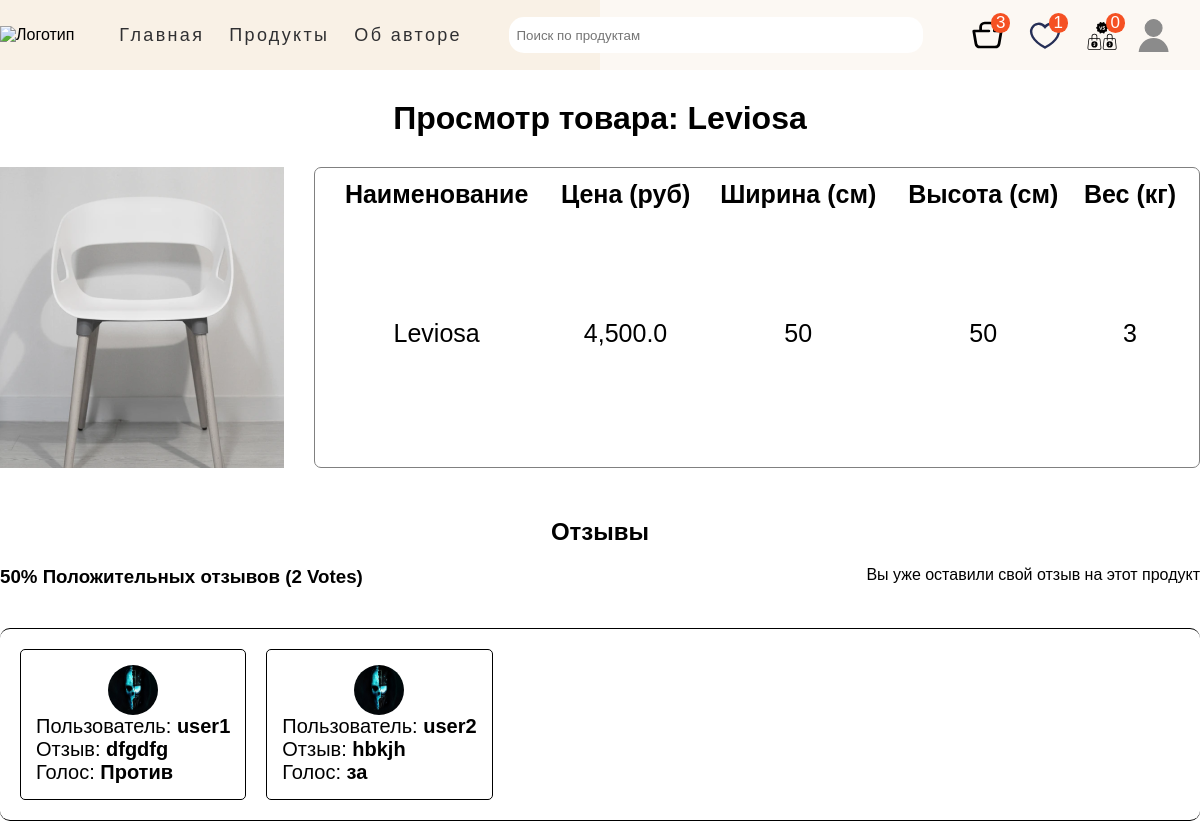
Page /products/product/9/leviosa (signed in) on the earlier database version.
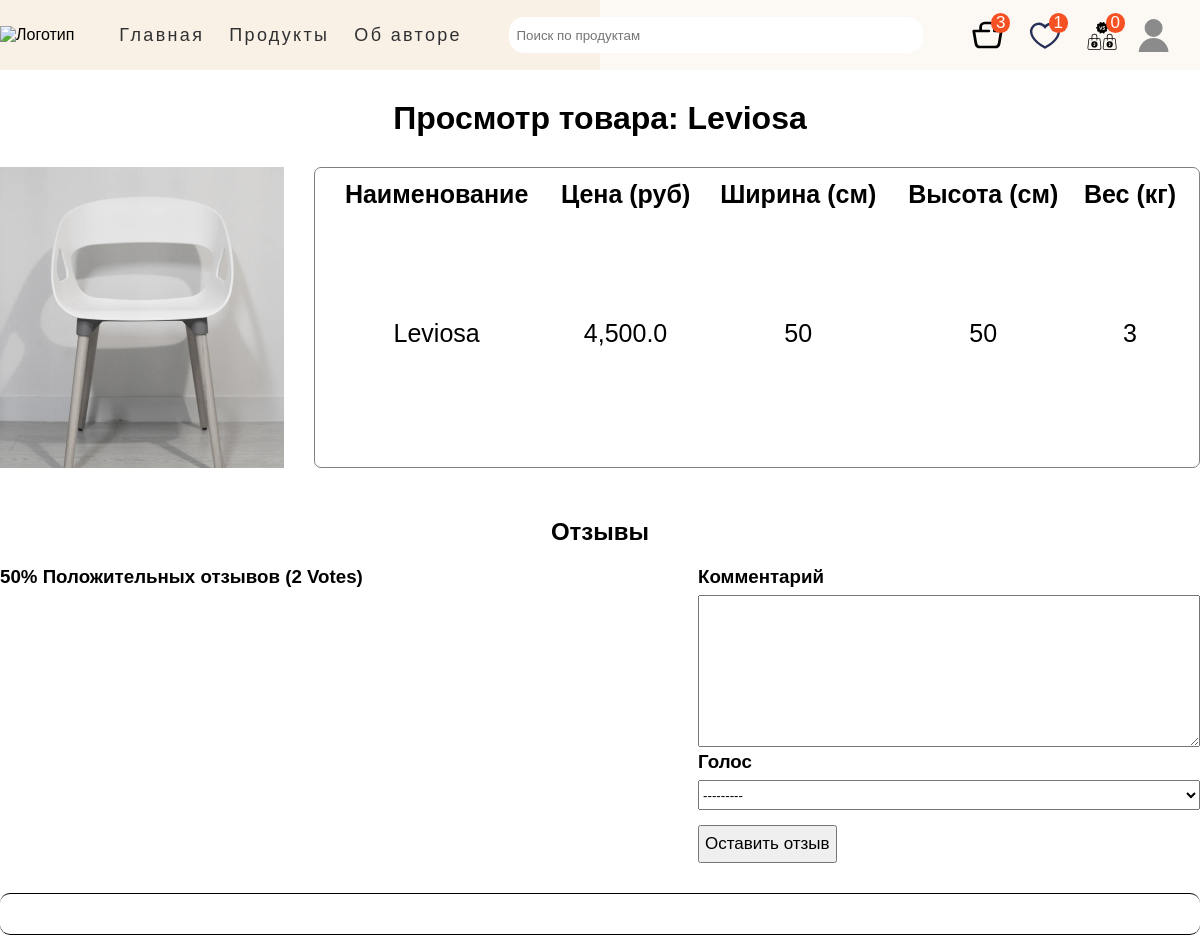
Same page on the later database version.
### main_page/models.py (models this page shows, shortened)
class Menu(models.Model):
    title = models.CharField(max_length=50)
    url = models.CharField(max_length=100)
    class Meta:
        verbose_name = 'Меню'
        verbose_name_plural = 'Меню'

class Review(models.Model):
    VOTE_TYPE = (
        ('За', 'Голос за'),
        ('Против', 'Голос против')
    )
    owner = models.ForeignKey(Profile, on_delete=models.CASCADE, verbose_name='Автор')
    product = models.ForeignKey(Product, on_delete=models.CASCADE, verbose_name='Отзыв на')
    body = models.TextField(null=True, blank=True, verbose_name='Комментарий')
    value = models.CharField(max_length=200, choices=VOTE_TYPE, verbose_name='Голос', null=True)
    created = models.DateTimeField(auto_now_add=True, verbose_name='Создан')
    class Meta:
        unique_together = [['owner', 'product'], ]
        verbose_name = 'Отзыв'
        verbose_name_plural = 'Отзывы'

### users/models.py (models this page shows)
class Profile(models.Model):
    user = models.OneToOneField(User, on_delete=models.CASCADE, blank=True, null=True)
    name = models.CharField(max_length=100, blank=True, null=True)
    username = models.CharField(max_length=100, blank=True, null=True)
    email = models.EmailField(max_length=100, blank=True, null=True)
    img = models.ImageField(upload_to='profiles/', blank=True, null=True, default='profile/user-default.png')
    created = models.DateTimeField(auto_now_add=True)
    def __str__(self):
        return f'{self.user}'

### main_page/views.py (the view, shortened to what this page needs)
# urls.py: path('product/<int:prod_id>/<slug:slug>', views.product_detail, name='product_detail'),
@login_required
def product_detail(request, prod_id, slug):
    menu = Menu.objects.all()
    product = Product.objects.get(id=prod_id, slug=slug)
    cart_prods_counter = request.user.shoppingcart_set.all()
    favourite_prods_counter = request.user.favourite_set.all()
    compare_prods_counter = request.user.compare_set.all()
    if request.user.is_staff or request.user.is_superuser:
        if request.method == 'GET':
            form_prod = ProductForm(instance=product)
            context = {
                'menu': menu,
                'product': product,
                'form_prod': form_prod,
                'cart_prods_counter': cart_prods_counter,
                'favourite_prods_counter': favourite_prods_counter,
                'compare_prods_counter': compare_prods_counter
            }
            return render(request, 'main_page/edit_prod.html', context)
        else:
            try:
                form_prod = ProductForm(request.POST, instance=product)
                form_prod.save()
                return redirect('main_page:index')
            except ValueError:
                context = {
                    'product': product,
                    'menu': menu,
                    'cart_prods_counter': cart_prods_counter,
                    'favourite_prods_counter': favourite_prods_counter,
                    'compare_prods_counter': compare_prods_counter
                }
                return render(request, 'main_page/edit_prod.html', context)
    else:
        if request.method == 'GET':
            form_review = ReviewForm(request.GET)
            user_reviews = product.review_set.all()
            user_prof_data = request.user.profile
            context = {
                'product': product,
                'form_review': form_review,
                'menu': menu,
                'user_reviews': user_reviews,
                'user_prof_data': user_prof_data,
                'cart_prods_counter': cart_prods_counter,
                'favourite_prods_counter': favourite_prods_counter,
                'compare_prods_counter': compare_prods_counter
            }
            return render(request, 'main_page/view_prod.html', context)

### main_page/forms.py
class ReviewForm(ModelForm):
    class Meta:
        model = Review
        fields = ['body', 'value']
    def __init__(self, *args, **kwargs):
        super().__init__(*args, **kwargs)
        for field in self.fields.values():
            field.widget.attrs.update({'class': 'input'})

### main_page/models.py (called while the page is built)
    def reviewers(self):
        queryset = self.review_set.all().values_list('owner_id', flat=True)
        return queryset

### templates/main_page/view_prod.html (shortened to what this page needs)
{% extends 'main_page/base.html' %}
{% load static %}
{% block css %}
    <link rel="stylesheet" href="{% static 'css/view_prod.css' %}">
{% endblock %}
{% block content %}
    <h1>Просмотр товара: <b>{{ product.name }}</b></h1>
    <section class="content">
        <div class="view-product">
            <img src="{{ product.img.url }}" alt="">
            <table class="specific-product-table">
                <thead>
                <tr class="row-titles">
                    <th class="product-name">Наименование</th>
                    <th class="product-price">Цена (руб)</th>
                    <th class="product-width">Ширина (см)</th>
                    <th class="product-height">Высота (см)</th>
                    <th class="product-weight">Вес (кг)</th>
                </tr>
                </thead>
                <tbody>
                <tr>
                    <td><p>{{ product.name }}</p></td>
                    <td><p>{{ product.price }}</p></td>
                    <td><p>{{ product.width }}</p></td>
                    <td><p>{{ product.height }}</p></td>
                    <td><p>{{ product.weight }}</p></td>
                </tr>
                </tbody>
            </table>
        </div>
    </section>
    <section class="feedback-content">
        <h2 class="container">Отзывы</h2>
        <div class="feedback_info container">
            <h3 class="feedback-rating">
                {{ product.vote_ratio }}% Положительных отзывов
                ({{ product.vote_total }} Vote{{ product.vote_total | pluralize:'s' }})
            </h3>
            <div class="create-feedback">
                {% if request.user.profile.id in product.reviewers %}
                    <p>Вы уже оставили свой отзыв на этот продукт</p>
                {% elif request.user.is_authenticated %}
                    <form class="form" action="{% url 'main_page:product_detail' product.id product.slug %}" method="POST">
                        {% for field in form_review %}
                            <div class="form_field">
                                <h3>{{ field.label }}</h3>
                                <p>{{ field }}</p>
                            </div>
                        {% endfor %}
                        <div class="leave-button">
                            <button class="leave-review-btn" type="submit">Оставить отзыв</button>
                        </div>
                    </form>
                {% else %}
                    <a href="{% url 'login' %}"></a>
                {% endif %}
            </div>
        </div>
        <div class="feedback-wrapper container">
            <div class="feedbacks-tape">
                {% for review in user_reviews %}
                    {% if review.body %}
                        <div class="feedback__item">
                            <div class="avatar-block">
                                <img src="{{ user_prof_data.img.url }}" height="50" width="50" alt="Фото профиля">
                            </div>
                            <div class="feedback-description">
                                <p>Пользователь: <b>{{ review.owner }}</b></p>
                                <p>Отзыв: <b>{{ review.body | linebreaksbr }}</b></p>
                                <p>Голос: <b>{{ review.value }}</b></p>
                            </div>
                        </div>
                    {% endif %}
                {% endfor %}
            </div>
        </div>
    </section>
{% endblock %}

### templates/main_page/base.html (shortened to what this page needs)
<!DOCTYPE html>
{% load static %}
<html lang="en">
<head>
    <link rel="stylesheet" href="{% static 'css/base.css' %}">
    <link rel="stylesheet" href="{% static 'fonts/Gilroy-Medium.woff' %}">
    {% block css %} {% endblock %}
</head>
<body>
    <header class="page-header">
        <div class="page-header__wrapper container">
            <nav class="site-nav page-header__site-nav">
                <div class="page-header__logo">
                    <a href="{% url 'home_page' %}">
                        <img src="{% static 'main_page/funiro-logo.svg' %}" alt="Логотип">
                    </a>
                </div>
                <ul class="site-nav__list">
                    {% for item in menu %}
                        <li class="site-nav__item"><a href="{{ item.url }}">{{ item.title }}</a></li>
                    {% endfor %}
                </ul>
            </nav>
            <div class="site-nav__search-block">
                <form action="{% url 'main_page:index' %}" method="get">
                    <div class="form_field">
                        <input class="search-bar" id="formInput#search" type="text" name="search_query"
                               value="{{ search_query }}" placeholder="Поиск по продуктам"/>
                    </div>
                </form>
            </div>
            <div class="user-nav__user-block">
                {% if user.is_authenticated %}
                    <div class="user-nav__shop_block">
                        <span class="cart-counter">{{ cart_prods_counter.count }}</span>
                        <span class="favourite-counter">{{ favourite_prods_counter.count }}</span>
                        <span class="compare-counter">{{ compare_prods_counter.count }}</span>
                        <a href="{% url 'cart:cart' %}"><img src="{% static 'main_page/shop_cart.svg' %}"
                                                             height="32" width="33" alt="Корзина товаров">
                        </a>
                        <a href="{% url 'favourites:all_products' %}"><img src="{% static 'main_page/favourites-icon.svg' %}"
                                                                           width="32" height="33" alt="Избранное">
                        </a>
                        <a href="{% url 'compare:all_compare' %}"><img src="{% static 'main_page/compare.svg' %}"
                                                                       width="32" height="33" alt="Избранное">
                        </a>
                    </div>
                    <div class="user-nav__profile">
                        <a class="user-nav__logo" id="user-icon" href="{% url 'main_page:index' %}">
                            <img src="{% static 'main_page/user_logo.svg' %}"
                                 width="32" height="33" alt="Пользователь">
                        </a>
                    </div>
                {% else %}
                    <ul class="user-nav__user-auth">
                        <li><a href="{% url 'signup' %}">Зарегистрироваться</a></li>
                        <li><a href="{% url 'login' %}">Войти</a></li>
                    </ul>
                {% endif %}
            </div>
        </div>
    </header>
{% block content %}{% endblock %}
</body>
</html>

Differences in the rows shown:
removed Review: img (picture), owner "user1", body "dfgdfg", value "Против"
removed Review: img (picture), owner "user2", body "hbkjh", value "за"
Other differences:
new list line: "Комментарий "
new list line: "Голос ---------"
text no longer shown: "Вы уже оставили свой отзыв на этот продукт"
text now shown: "Оставить отзыв"
